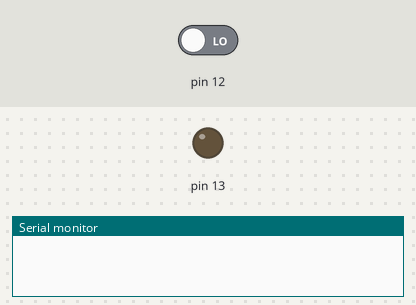
Simulated run of this sketch. Board: Arduino Uno, built with avr-gcc and run on an emulated ATmega328P. On the bench: output pins drawn as LEDs (lit = HIGH), the last lines printed to the serial monitor. The inputs (shaded band) are chosen by the test bench; at power-on: pin 12 LOW.

Above: at 1.2 s.
1.3 s: pin 12 driven HIGH
At 2.4 s:
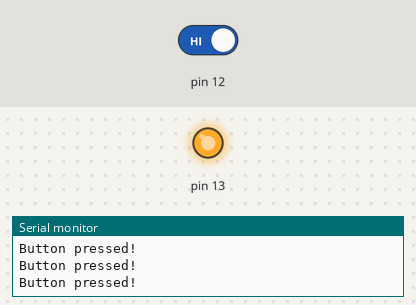
2.8 s: pin 12 driven LOW
At 3.7 s:
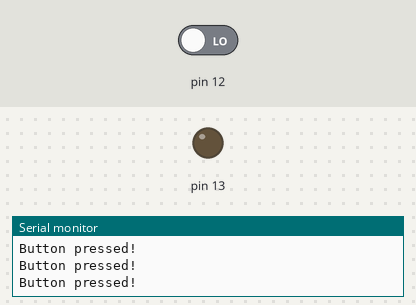
Timing chart, 0 to 5.8 s (numbered marks = the images above; inputs shaded):
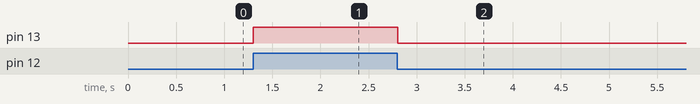

The sketch:

digital.ino
```cpp
void setup(){
    Serial.begin(9600);
    pinMode(13, OUTPUT);
    pinMode(12, INPUT);

}

void loop(){
    bool buttonState = digitalRead(12); // Read the state of pin 12
    if (buttonState == HIGH) { // If the button is pressed
        Serial.println("Button pressed!"); // Print message to serial monitor
        digitalWrite(13, HIGH); // Turn on LED on pin 13
    } else {
        digitalWrite(13, LOW); // Turn off LED on pin 13
    }
}
```

Measured:
- after the input at 1.3 s, pin 13: LOW → HIGH at once
- after the input at 2.8 s, pin 13: HIGH → LOW at once
